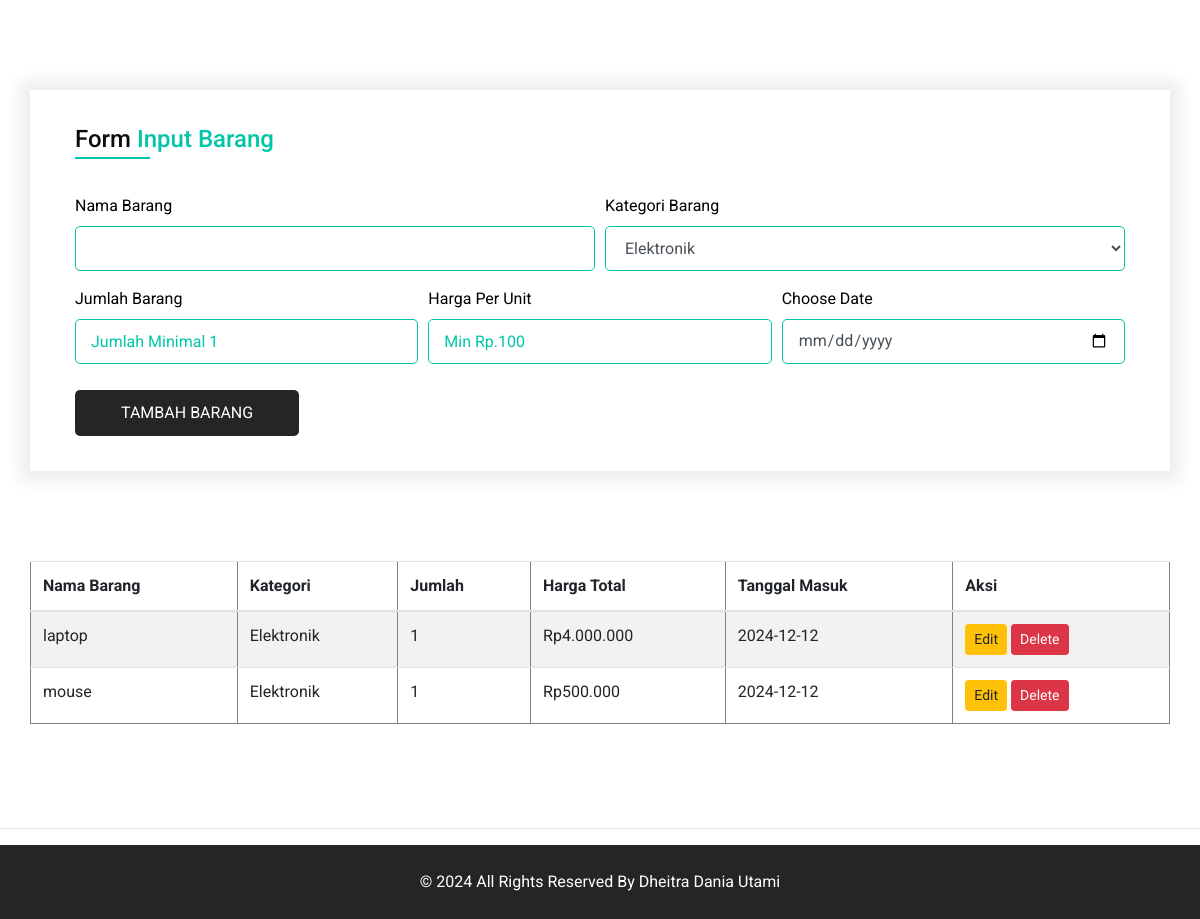
The page / on the database its author committed.
### tables this page shows
CREATE TABLE `barang` (
  `id` int(11) NOT NULL,
  `nama_barang` varchar(255) NOT NULL,
  `kategori` enum('Elektronik','Pakaian','Makanan','Lainnya') NOT NULL,
  `jumlah` int(11) NOT NULL CHECK (`jumlah` >= 1),
  `harga_per_unit` int(11) NOT NULL CHECK (`harga_per_unit` >= 100),
  `tanggal_masuk` date NOT NULL,
  `created_at` timestamp NOT NULL DEFAULT current_timestamp()
);

### index.php (the view, shortened to what this page needs)
<?php
include 'config.php';
$barang = $conn->query("SELECT * FROM barang")->fetchAll(PDO::FETCH_ASSOC);
?>
<!DOCTYPE html>
<html>
<head>
  <link rel="stylesheet" type="text/css" href="css/bootstrap.css" />
  <link rel="stylesheet" type="text/css" href="https://cdnjs.cloudflare.com/ajax/libs/OwlCarousel2/2.3.4/assets/owl.carousel.min.css" />
  <link href="css/font-awesome.min.css" rel="stylesheet" />
  <link rel="stylesheet" href="https://cdnjs.cloudflare.com/ajax/libs/jquery-nice-select/1.1.0/css/nice-select.min.css" />
  <link rel="stylesheet" href="https://cdnjs.cloudflare.com/ajax/libs/bootstrap-datepicker/1.3.0/css/datepicker.css">
  <link href="css/style.css" rel="stylesheet" />
  <link href="css/responsive.css" rel="stylesheet" />
</head>
<body>
  <div class="hero_area">
  <section class="book_section layout_padding">
    <div class="container">
      <div class="row">
        <div class="col">
          <form method="POST">
            <h4>
              Form <span>Input Barang</span>
            </h4>
            <div class="form-row ">
              <div class="form-group col-lg-6">
                <label for="nama_barang">Nama Barang </label>
                <input type="text" class="form-control" id="nama_barang" name="nama_barang" required>
              </div>
              <div class="form-group col-lg-6">
                <label for="kategori">Kategori Barang</label>
                <select id="kategori" name="kategori" class="form-control wide" required>
                <option value="Elektronik">Elektronik</option>
                </select>
              </div>
            </div>
            <div class="form-row ">
              <div class="form-group col-lg-4">
                <label for="jumlah">Jumlah Barang</label>
                <input type="number" min="1" class="form-control" id="jumlah" name="jumlah" placeholder="Jumlah Minimal 1" required>
              </div>
              <div class="form-group col-lg-4">
                <label for="harga_per_unit">Harga Per Unit</label>
                <input type="number" class="form-control" id="harga_per_unit" name="harga_per_unit" min="100" placeholder="Min Rp.100" required>
              </div>
              <div class="form-group col-lg-4">
                <label for="tanggal_masuk">Choose Date </label>
                <div class="input-group date" id="tanggal_masuk" name="tanggal_masuk" data-date-format="mm-dd-yyyy">
                  <input type="date" class="form-control" id="tanggal_masuk" name="tanggal_masuk" max="<?= date('Y-m-d') ?>" required>
                </div>
              </div>
            </div>
            <div class="btn-box">
              <button type="submit" class="btn ">Tambah Barang</button>
            </div>
          </form>
        </div>
      </div>
    </div>
  </section>
          <div class="container">
    <table class="table table-striped" border="1">
        <thead>
        <tr>
            <th>Nama Barang</th>
            <th>Kategori</th>
            <th>Jumlah</th>
            <th>Harga Total</th>
            <th>Tanggal Masuk</th>
            <th>Aksi</th>
        </tr>
        </thead>
        <tbody>
        <?php foreach ($barang as $item): ?>
            <tr>
                <td><?= htmlspecialchars($item['nama_barang']) ?></td>
                <td><?= htmlspecialchars($item['kategori']) ?></td>
                <td><?= $item['jumlah'] ?></td>
                <td>Rp<?= number_format($item['jumlah'] * $item['harga_per_unit'], 0, ',', '.') ?></td>
                <td><?= $item['tanggal_masuk'] ?></td>
                <td>
                    <a href="edit_barang.php?id=<?= $item['id'] ?>" class="btn btn-warning btn-sm">Edit</a>
                    <a href="delete.php?id=<?= $item['id'] ?>" class="btn btn-danger btn-sm" onclick="return confirm('Hapus barang ini?')">Delete</a>
                </td>
            </tr>
        <?php endforeach; ?>
        </tbody>
    </table>
</div>
<br><br><br><hr>
  <footer class="footer_section">
    <div class="container">
      <p>
        &copy; <span id="displayYear"></span> All Rights Reserved By
        <a href="https://www.instagram.com/dheitradaniautami/">Dheitra Dania Utami</a>
      </p>
    </div>
  </footer>
</body>
</html>

### css/style.css (style rules this page uses)
body { font-family: 'Roboto', sans-serif; color: #0c0c0c; background-color: #ffffff; overflow-x: hidden; }
.layout_padding { padding: 90px 0; }
a, a:hover, a:focus { text-decoration: none; }
.btn, .btn:focus { outline: none !important; -webkit-box-shadow: none; box-shadow: none; }
.hero_area { position: relative; }
.book_section h4 { position: relative; padding-bottom: 5px; margin-bottom: 35px; }
.book_section h4 span { color: #00c6a9; }
.book_section h4::before { content: ""; position: absolute; left: 0; bottom: 0; width: 75px; height: 2px; background-color: #00c6a9; }
.book_section form { padding: 35px 45px; -webkit-box-shadow: 0 0 15px 10px rgba(0, 0, 0, 0.07); box-shadow: 0 0 15px 10px rgba(0, 0, 0, 0.07); }
.book_section form label { color: #000000; }
.book_section form .form-control { width: 100%; background-color: transparent; border: 1px solid #00c6a9; height: 45px; outline: none; -webkit-box-shadow: none; box-shadow: none; border-radius: 5px; padding: 0 15px; }
.book_section form .form-control::placeholder { color: #00c6a9; }
.book_section form button.btn { background-color: #252525; color: #ffffff; padding: 10px 45px; border-radius: 5px; margin-top: 10px; text-transform: uppercase; }
.footer_section { position: relative; background-color: #252525; text-align: center; }
.footer_section p { color: #ffffff; padding: 25px 0; margin: 0; }
.footer_section p a { color: inherit; }

### css/responsive.css (style rules this page uses)
@media (min-width: 1200px) { .container { max-width: 1170px; } }

### rows shown on the page
barang: nama_barang "laptop", kategori "Elektronik", jumlah "1", $item['jumlah'] * $item['harga_per_unit'] "4.000.000", tanggal_masuk "2024-12-12"
barang: nama_barang "mouse", kategori "Elektronik", jumlah "1", $item['jumlah'] * $item['harga_per_unit'] "500.000", tanggal_masuk "2024-12-12"
